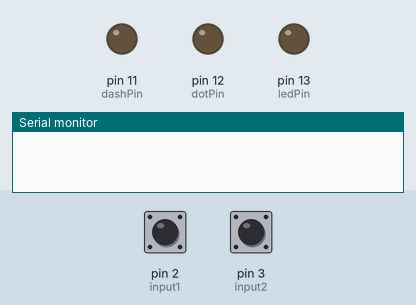
This sketch was run on a simulated Arduino Uno, built with avr-gcc and run on an emulated ATmega328P. Shown: output pins drawn as LEDs (lit = HIGH), the last lines printed to the serial monitor. The test bench sets the inputs (shaded band); at power-on: pin 2 (input1) HIGH, pin 3 (input2) HIGH. Random numbers use the default seed unless the sketch sets one.

Above: at 1.2 s.
1.3 s: pin 2 (input1) pulled LOW for 0.15 s
At 1.7 s:
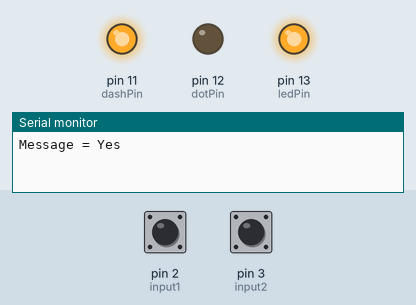
4.4 s: pin 3 (input2) pulled LOW for 3.2 s
At 7.9 s:
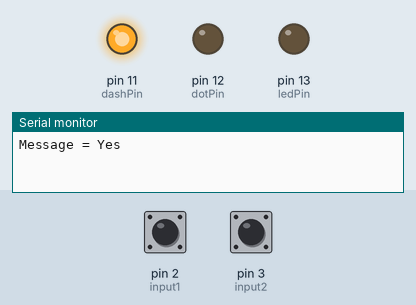
9.1 s: pin 2 (input1) pulled LOW for 1 s
At 9.5 s:
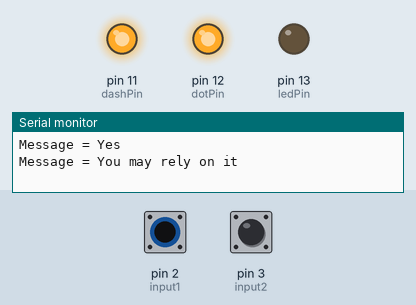
Timing chart, 0 to 19.1 s (numbered marks = the images above; inputs shaded):
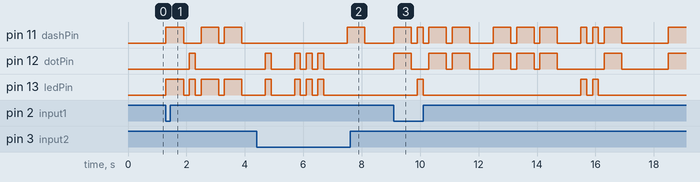

The sketch:

8_ball_morse.ino
```cpp
int ledPin = 13;
int dotPin = 12;
int dashPin = 11;

int input1 = 2;
int input2 = 3;

//For letters
char* letters[] = {
  ".-", "-...", "-.-.", "-..", ".", "..-.", "--.", "....", "..",    // A-I
  ".---", "-.-", ".-..", "--", "-.", "---", ".--.", "--.-", ".-.",  // J-R
  "...", "-", "..-", "...-", ".--", "-..-", "-.--", "--.."          // S-Z
};

//For Numbers
char* numbers[] = {
  "-----", ".----", "..---", "...--", "....-", ".....",
  "-....", "--...", "---..", "----."
};

String string1 = "As I see it, yes";
String string2 = "It is certain";
String string3 = "It is decidedly so";
String string4 = "Most likely";
String string5 = "Outlook good";
String string6 = "Signs point to yes";
String string7 = "Without a doubt";
String string8 = "Yes";
String string9 = "Yes - definitely";
String string10 = "You may rely on it";
String string11 = "Reply hazy, try again";
String string12 = "Ask again later";
String string13 = "Better not tell you now";
String string14 = "Cannot predict now";
String string15 = "Concentrate and ask again";
String string16 = "Don't count on it";
String string17 = "My reply is no";
String string18 = "My sources say no";
String string19 = "Outlook not so good";
String string20 = "Very doubtful";

String answers[] = {
  string1,
  string2,
  string3,
  string4,
  string5,
  string6,
  string7,
  string8,
  string9,
  string10,
  string11,
  string12,
  string13,
  string14,
  string15,
  string16,
  string17,
  string18,
  string19,
  string20,
};

void flashSequence(char* sequence) {
  int i = 0;
  while (sequence[i] != NULL) {
    flashDotOrDash(sequence[i]);
    i++;
  }
  delay(200 * 3);
}

void flashDotOrDash(char dotOrDash) {
  digitalWrite(ledPin, HIGH);
  if (dotOrDash == '.') {
    digitalWrite(dotPin, HIGH);
    delay(200);
    digitalWrite(dotPin, LOW);
  } else  // must be a -
  {
    digitalWrite(dashPin, HIGH);
    delay(200 * 3);
    digitalWrite(dashPin, LOW);
  }
  digitalWrite(ledPin, LOW);
  delay(200);
}

void setup() {
  // put your setup code here, to run once:
  //start serial connection
  Serial.begin(9600);
  //configure pin 2 as an input and enable the internal pull-up resistor
  pinMode(input1, INPUT_PULLUP);
  pinMode(input2, INPUT_PULLUP);
  pinMode(ledPin, OUTPUT);
  pinMode(dotPin, OUTPUT);
  pinMode(dashPin, OUTPUT);
}

void loop() {
  // put your main code here, to run repeatedly:
  char ch;
  //read the pushbutton value into a variable
  int sensorVal = digitalRead(input1);
  int toggleVal = digitalRead(input2);

  bool playing = false;

  // Serial.println(toggleVal);
  if (toggleVal == LOW) {
    ledPin += 1;
    dotPin += 1;
    dashPin += 1;
    if (ledPin > 13) {
      ledPin = 11;
    }
    if (dotPin > 13) {
      dotPin = 11;
    }
    if (dashPin > 13) {
      dashPin = 11;
    }
    digitalWrite(ledPin, HIGH);
    delay(200 * 3);
    digitalWrite(ledPin, LOW);
  }
  //print out the value of the pushbutton
  // Serial.write(sensorVal);


  if (sensorVal == LOW && playing == false) {  // when button is pressed
    int random_index = random(0, 20);
    String str = answers[random_index];
    Serial.print("Message = ");
    Serial.println(str);
    // String str = "aaa";

    // Length (with one extra character for the null terminator)
    int str_len = str.length() + 1;

    playing = true;
    for (int i = 0; i <= str_len; i++) {
      ch = str[i];  // read a single letter if (ch >= 'a' && ch <= 'z')
      if (ch >= 'a' && ch <= 'z') {
        flashSequence(letters[ch - 'a']);
        // Serial.print("ye");
      } else if (ch >= 'A' && ch <= 'Z') {
        flashSequence(letters[ch - 'A']);
      } else if (ch >= '0' && ch <= '9') {
        flashSequence(numbers[ch - '0']);
      } else if (ch == ' ') {
        delay(200 * 4);
      }
      // digitalWrite(13, HIGH);
    }
    playing = false;
  } else {
    digitalWrite(13, LOW);
  }
}
```

Measured:
- after the input at 1.3 s, pin 11 (dashPin): goes HIGH 0.60 s, LOW 0.60 s, HIGH 0.60 s, LOW 0.20 s, HIGH 0.60 s, then LOW, starting at once; pin 12 (dotPin): LOW → HIGH after 0.80 s, → LOW 0.20 s later; pin 13 (ledPin): LOW → HIGH at once, → LOW 0.60 s later, → HIGH 0.20 s later, → LOW 0.20 s later, … (8 changes in this stretch)
- after the input at 4.4 s, pin 11 (dashPin): LOW → HIGH after 3.1 s, → LOW 0.60 s later
- after the input at 9.1 s, pin 11 (dashPin): LOW → HIGH at once, → LOW 0.60 s later, → HIGH 0.20 s later, → LOW 0.20 s later, … (21 changes in this stretch); pin 12 (dotPin): LOW → HIGH at once, → LOW 0.60 s later, → HIGH 0.60 s later, → LOW 0.60 s later, … (15 changes in this stretch)
